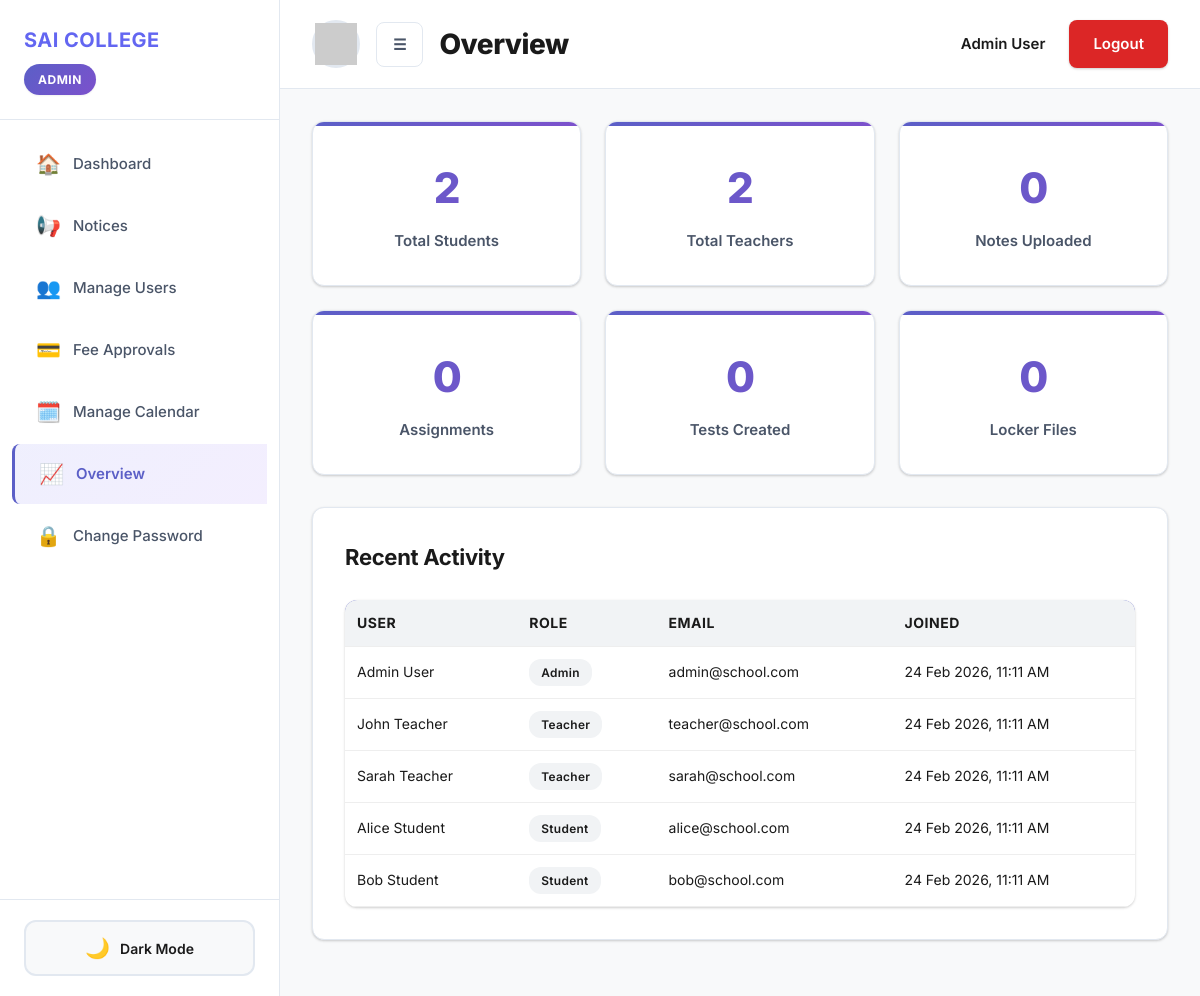
/dashboard.php?section=overview (signed in), run on the app's committed database.
### tables this page shows
CREATE TABLE users (
    id INT PRIMARY KEY AUTO_INCREMENT,
    name VARCHAR(100) NOT NULL,
    email VARCHAR(100) UNIQUE NOT NULL,
    password VARCHAR(255) NOT NULL,
    role ENUM('Student', 'Teacher', 'Admin') DEFAULT 'Student',
    course VARCHAR(50) DEFAULT NULL,
    rollno VARCHAR(50) DEFAULT NULL,
    age INT DEFAULT NULL,
    course_year VARCHAR(10) DEFAULT NULL,
    phone VARCHAR(20) DEFAULT NULL,
    address TEXT DEFAULT NULL,
    phone_changes INT DEFAULT 0,
    address_changes INT DEFAULT 0,
    subject VARCHAR(100) DEFAULT NULL,
    qualification VARCHAR(100) DEFAULT NULL,
    experience INT DEFAULT NULL,
    profile_photo VARCHAR(255) DEFAULT NULL,
    security_question VARCHAR(255) DEFAULT NULL,
    security_answer VARCHAR(255) DEFAULT NULL,
    status ENUM('pending', 'approved', 'rejected') DEFAULT 'approved',
    remember_token VARCHAR(100) DEFAULT NULL,
    last_seen TIMESTAMP NULL DEFAULT NULL,
    created_at TIMESTAMP DEFAULT CURRENT_TIMESTAMP
);

### dashboard.php (the view, shortened to what the rows shown need)
<?php
require_once 'config.php';
$user = getCurrentUser();
$user['name'] = $user['name'] ?? 'User';
$user['email'] = $user['email'] ?? '';
$user['role'] = $user['role'] ?? 'Student';
$user['course'] = $user['course'] ?? ($user['course'] ?? null);
$user['course'] = $user['course'];
$user['rollno'] = $user['rollno'] ?? null;
$user['age'] = $user['age'] ?? null;
$user['course_year'] = $user['course_year'] ?? null;
$user['profile_photo'] = $user['profile_photo'] ?? null;
$section = $_GET['section'] ?? 'home';
?>
<!DOCTYPE html>
<html lang="en">
<head>
    <link rel="stylesheet" href="assets.css">
</head>
<body>
    <div class="dashboard">
        <div class="sidebar" id="sidebar">
            <div class="sidebar-header">
                <h2>SAI COLLEGE</h2>
                <span class="role-badge"><?php echo $user['role']; ?></span>
            </div>
        </div>
        <div class="main-content">
            <div class="topbar">
                <div class="topbar-left">
                    <h1><?php echo ucfirst($section); ?></h1>
                </div>
                <div class="topbar-right">
                    <div class="user-info">
                        <span><?php echo $user['name']; ?></span>
                    </div>
                </div>
            </div>
            <div class="content-area">
                <?php
                if ($section === 'home'):
                ?>
                    <div class="welcome-section">
                        <h2>Welcome, <?php echo $user['name']; ?>!</h2>
                        <p>Role: <?php echo $user['role']; ?> <?php echo (!empty($user['course']) && $user['role'] === 'Student') ? '| Course: ' . $user['course'] : ''; ?></p>
                    </div>
                    <div class="dashboard-cards">
                        <?php if ($user['role'] === 'Student'): ?>
                            <?php
                            $course = $user['course'] ?? '';
                            $user_id = $user['id'] ?? 0;
                            $result = mysqli_query($conn, "SELECT COUNT(*) as count FROM assignments WHERE course = '{$course}' AND due_date > NOW() AND id NOT IN (SELECT assignment_id FROM assignment_submissions WHERE student_id = {$user_id})");
                            $pending_row = $result ? mysqli_fetch_assoc($result) : null;
                            $pending_assignments = $pending_row ? $pending_row['count'] : 0;
                            $result = mysqli_query($conn, "SELECT COUNT(*) as count FROM test_results WHERE student_id = {$user_id}");
                            $completed_row = $result ? mysqli_fetch_assoc($result) : null;
                            $completed_tests = $completed_row ? $completed_row['count'] : 0;
                            $result = mysqli_query($conn, "SELECT COUNT(*) as count FROM digital_locker WHERE user_id = {$user_id}");
                            $locker_row = $result ? mysqli_fetch_assoc($result) : null;
                            $locker_files = $locker_row ? $locker_row['count'] : 0;
                            ?>
                            <div class="stat-card">
                                <h3><?php echo $pending_assignments; ?></h3>
                                <p>Pending Assignments</p>
                            </div>
                            <div class="stat-card">
                                <h3><?php echo $completed_tests; ?></h3>
                                <p>Tests Completed</p>
                            </div>
                            <div class="stat-card">
                                <h3><?php echo $locker_files; ?></h3>
                                <p>Files in Locker</p>
                            </div>
                        <?php elseif ($user['role'] === 'Teacher'): ?>
                            <?php
                            $user_id = $user['id'] ?? 0;
                            $result = mysqli_query($conn, "SELECT COUNT(*) as count FROM notes WHERE uploaded_by = {$user_id}");
                            $notes_row = $result ? mysqli_fetch_assoc($result) : null;
                            $total_notes = $notes_row ? $notes_row['count'] : 0;
                            $result = mysqli_query($conn, "SELECT COUNT(*) as count FROM assignments WHERE created_by = {$user_id}");
                            $assignments_row = $result ? mysqli_fetch_assoc($result) : null;
                            $total_assignments = $assignments_row ? $assignments_row['count'] : 0;
                            $result = mysqli_query($conn, "SELECT COUNT(*) as count FROM tests WHERE created_by = {$user_id}");
                            $tests_row = $result ? mysqli_fetch_assoc($result) : null;
                            $total_tests = $tests_row ? $tests_row['count'] : 0;
                            ?>
                            <div class="stat-card">
                                <h3><?php echo $total_notes; ?></h3>
                                <p>Notes Uploaded</p>
                            </div>
                            <div class="stat-card">
                                <h3><?php echo $total_assignments; ?></h3>
                                <p>Assignments Created</p>
                            </div>
                            <div class="stat-card">
                                <h3><?php echo $total_tests; ?></h3>
                                <p>Tests Created</p>
                            </div>
                        <?php elseif ($user['role'] === 'Admin'): ?>
                            <?php
                            $result = mysqli_query($conn, "SELECT COUNT(*) as count FROM users");
                            $users_row = $result ? mysqli_fetch_assoc($result) : null;
                            $total_users = $users_row ? $users_row['count'] : 0;
                            $result = mysqli_query($conn, "SELECT COUNT(*) as count FROM notices");
                            $notices_row = $result ? mysqli_fetch_assoc($result) : null;
                            $total_notices = $notices_row ? $notices_row['count'] : 0;
                            $result = mysqli_query($conn, "SELECT COUNT(*) as count FROM digital_locker");
                            $files_row = $result ? mysqli_fetch_assoc($result) : null;
                            $total_files = $files_row ? $files_row['count'] : 0;
                            ?>
                            <div class="stat-card">
                                <h3><?php echo $total_users; ?></h3>
                                <p>Total Users</p>
                            </div>
                            <div class="stat-card">
                                <h3><?php echo $total_notices; ?></h3>
                                <p>Notices Posted</p>
                            </div>
                            <div class="stat-card">
                                <h3><?php echo $total_files; ?></h3>
                                <p>Total Files</p>
                            </div>
                        <?php endif; ?>
                    </div>
                    <div class="section-box">
                        <h3>Recent Notices</h3>
                        <?php
                        $course_condition = $user['course'] ? "AND (n.stream = '" . mysqli_real_escape_string($conn, $user['course']) . "' OR n.stream = 'All')" : "AND (n.stream = 'All')";
                        $notices = mysqli_query($conn, "SELECT n.*, u.name as posted_by_name FROM notices n JOIN users u ON n.posted_by = u.id WHERE 1=1 $course_condition ORDER BY is_pinned DESC, created_at DESC LIMIT 5");
                        if ($notices) {
                            while ($notice = mysqli_fetch_assoc($notices)):
                        ?>
                            <div class="notice-item <?php echo $notice['is_pinned'] ? 'pinned' : ''; ?>">
                                <h4><?php echo $notice['title']; ?> <?php echo $notice['is_pinned'] ? '📌' : ''; ?></h4>
                                <p><?php echo $notice['content']; ?></p>
                                <small>By <?php echo $notice['posted_by_name']; ?> | <?php echo formatDate($notice['created_at']); ?></small>
                            </div>
                        <?php
                            endwhile;
                        } else {
                            echo "<p>Unable to load notices: " . mysqli_error($conn) . "</p>";
                        }
                        ?>
                    </div>
                <?php
                elseif ($section === 'overview' && $user['role'] === 'Admin'):
                ?>
                    <div class="section-box">
                        <table class="data-table">
                            <thead>
                                <tr>
                                    <th>User</th>
                                    <th>Role</th>
                                    <th>Email</th>
                                    <th>Joined</th>
                                </tr>
                            </thead>
                            <tbody>
                                <?php
                                $recent_users = mysqli_query($conn, "SELECT * FROM users ORDER BY created_at DESC LIMIT 10");
                                while ($u = mysqli_fetch_assoc($recent_users)):
                                ?>
                                    <tr>
                                        <td><?php echo $u['name']; ?></td>
                                        <td><span class="badge"><?php echo $u['role']; ?></span></td>
                                        <td><?php echo $u['email']; ?></td>
                                        <td><?php echo formatDate($u['created_at']); ?></td>
                                    </tr>
                                <?php endwhile; ?>
                            </tbody>
                        </table>
                    </div>
                <?php
                elseif ($section === 'achievements' && $user['role'] === 'Student'):
                    echo '<div class="section-header"><h2>🏆 Achievements</h2></div><div class="empty-state"><i class="fas fa-trophy"></i><h3>Achievements Disabled</h3><p>This feature has been removed by the administrator.</p></div>';
                ?>
                <?php
                endif; ?>
            </div>
        </div>
    </div>
</body>
</html>

### data on the page
users: role "ADMIN", name "Admin User", role "Admin", email "admin@school.com", created_at "24 Feb 2026, 11:11 AM"
users: name "John Teacher", role "Teacher", email "teacher@school.com", created_at "24 Feb 2026, 11:11 AM"
users: name "Sarah Teacher", role "Teacher", email "sarah@school.com", created_at "24 Feb 2026, 11:11 AM"
users: name "Alice Student", role "Student", email "alice@school.com", created_at "24 Feb 2026, 11:11 AM"
users: name "Bob Student", role "Student", email "bob@school.com", created_at "24 Feb 2026, 11:11 AM"

### other printed values
$section "Overview"
$stats['students'] "2"
$stats['teachers'] "2"
$stats['notes'] "0"
$stats['assignments'] "0"
$stats['tests'] "0"
$stats['locker_files'] "0"
